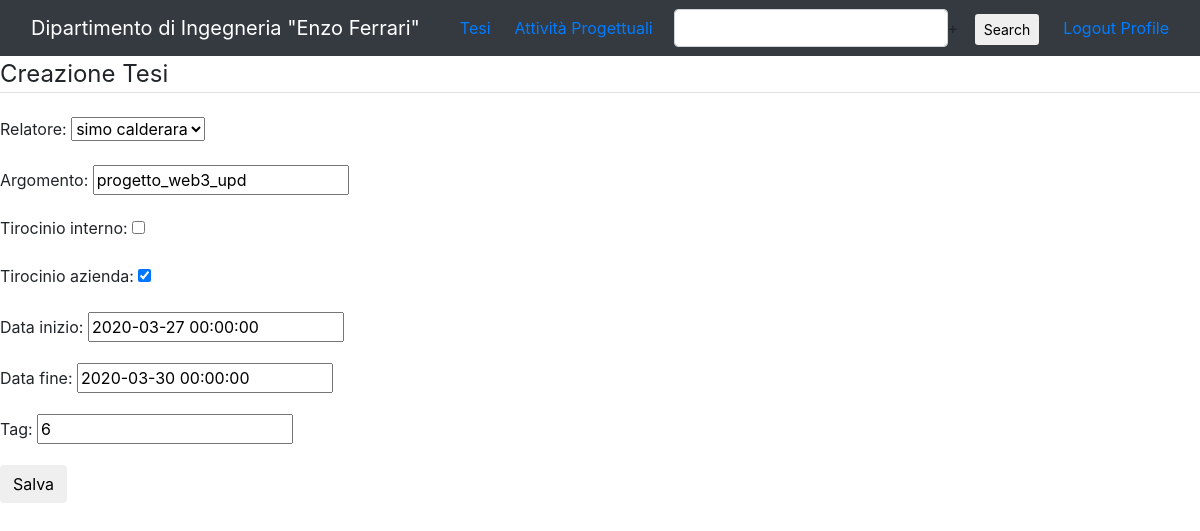
/10/update_tesi (signed in), run on the app's committed database.
### home/models.py (models this page shows, shortened)
class Tesi(models.Model):
    author = models.ForeignKey(User, on_delete=models.CASCADE, null=True)
    relatore = models.ForeignKey(Docente, on_delete=models.CASCADE)
    correlatore = models.CharField(max_length=100)
    argomento = models.CharField(max_length=500)
    tirocinio_interno = models.BooleanField(default=False)
    tirocinio_azienda = models.BooleanField(default=False)
    data_inizio = models.DateTimeField()
    data_fine = models.DateTimeField()
    tag = models.IntegerField()

### home/views.py (the view, shortened to what this page needs)
# urls.py: path('<int:pk>/update_tesi', TesiUpdateView.as_view(), name='tesi-update'),
class TesiUpdateView(LoginRequiredMixin, UserPassesTestMixin, UpdateView):
    model = Tesi
    fields = ['relatore', 'argomento', 'tirocinio_interno', 'tirocinio_azienda', 'data_inizio', 'data_fine', 'tag']
    def test_func(self):
        tesi = self.get_object()
        if self.request.user == tesi.author:
            return True
        return False

### users/models.py (called while the page is built)
    def __str__(self):
        return self.nome + ' ' + self.cognome

### home/templates/home/tesi_form.html (shortened to what this page needs)
{% extends 'home/base.html' %}
{% load crispy_forms_tags %}
{% block body %}
<div class="content-section">
    <form method="POST">
        <legend class="border-bottom mb-4">Creazione Tesi</legend>
        {{ form.as_p }}
        <div class="form-group">
            <button class="btn btn-black" type="submit">Salva</button>
        </div>
    </form>
</div>
{% endblock %}

### data on the page
Tesi: relatore "simo calderara", argomento "progetto_web3_upd", tirocinio_azienda "☑", data_inizio "2020-03-27 00:00:00", data_fine "2020-03-30 00:00:00", tag "6"
